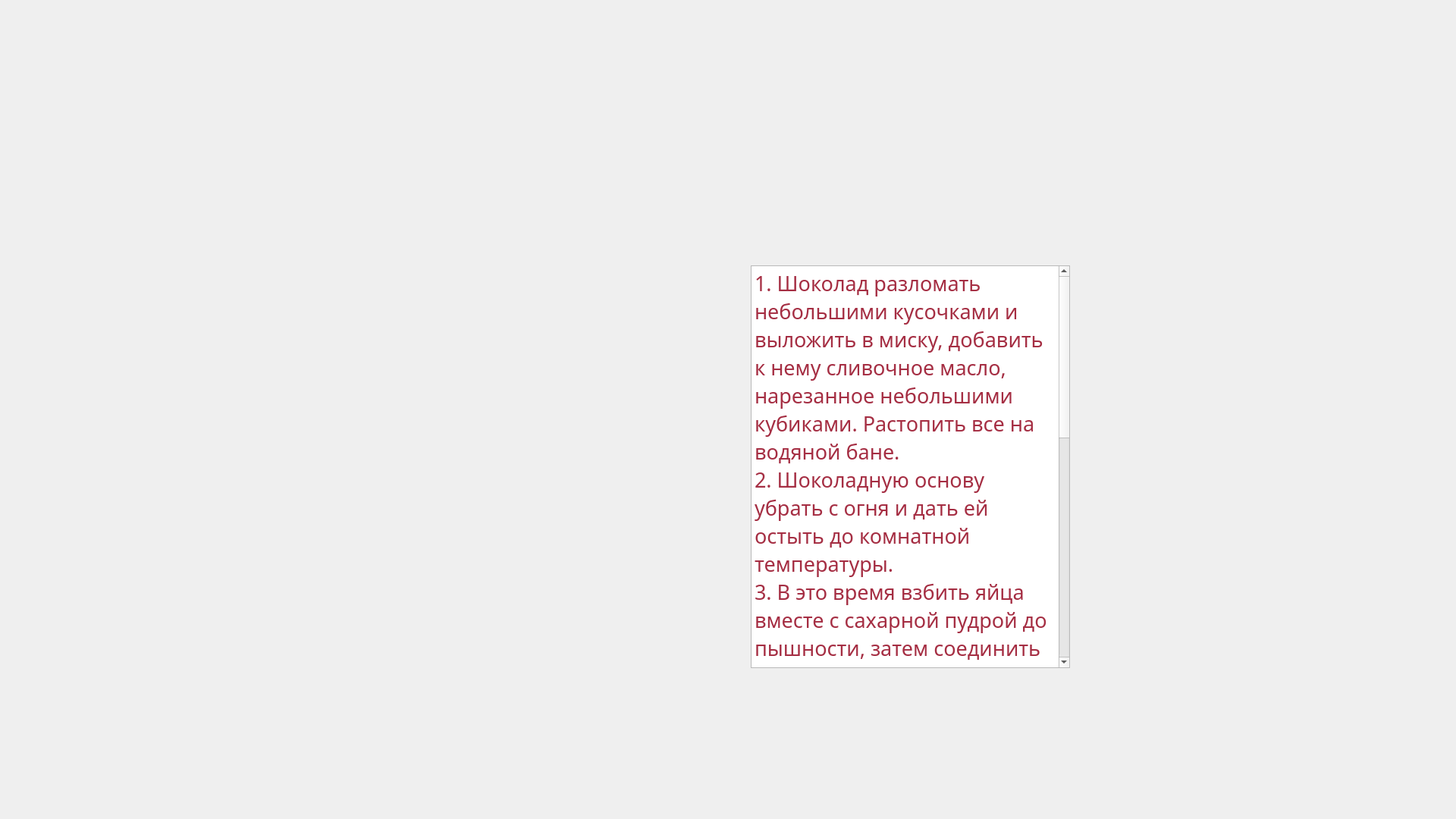
<?xml version="1.0" encoding="UTF-8"?>
<ui version="4.0">
 <class>Form</class>
 <widget class="QWidget" name="Form">
  <property name="geometry">
   <rect>
    <x>0</x>
    <y>0</y>
    <width>1920</width>
    <height>1080</height>
   </rect>
  </property>
  <property name="minimumSize">
   <size>
    <width>1920</width>
    <height>1080</height>
   </size>
  </property>
  <property name="maximumSize">
   <size>
    <width>1920</width>
    <height>1080</height>
   </size>
  </property>
  <property name="font">
   <font>
    <family>Epilepsy Sans</family>
   </font>
  </property>
  <property name="windowTitle">
   <string>Рецепт</string>
  </property>
  <widget class="QPushButton" name="exit_button">
   <property name="geometry">
    <rect>
     <x>1372</x>
     <y>140</y>
     <width>61</width>
     <height>51</height>
    </rect>
   </property>
   <property name="text">
    <string/>
   </property>
   <property name="flat">
    <bool>true</bool>
   </property>
  </widget>
  <widget class="QPlainTextEdit" name="plainTextEdit">
   <property name="geometry">
    <rect>
     <x>990</x>
     <y>350</y>
     <width>421</width>
     <height>531</height>
    </rect>
   </property>
   <property name="palette">
    <palette>
     <active>
      <colorrole role="Text">
       <brush brushstyle="SolidPattern">
        <color alpha="255">
         <red>165</red>
         <green>46</green>
         <blue>67</blue>
        </color>
       </brush>
      </colorrole>
     </active>
     <inactive>
      <colorrole role="Text">
       <brush brushstyle="SolidPattern">
        <color alpha="255">
         <red>165</red>
         <green>46</green>
         <blue>67</blue>
        </color>
       </brush>
      </colorrole>
     </inactive>
     <disabled>
      <colorrole role="Text">
       <brush brushstyle="SolidPattern">
        <color alpha="255">
         <red>120</red>
         <green>120</green>
         <blue>120</blue>
        </color>
       </brush>
      </colorrole>
     </disabled>
    </palette>
   </property>
   <property name="font">
    <font>
     <pointsize>20</pointsize>
    </font>
   </property>
   <property name="tabChangesFocus">
    <bool>false</bool>
   </property>
   <property name="readOnly">
    <bool>true</bool>
   </property>
   <property name="plainText">
    <string>1. Шоколад разломать небольшими кусочками и выложить в миску, добавить к нему сливочное масло, нарезанное небольшими кубиками. Растопить все на водяной бане.
2. Шоколадную основу убрать с огня и дать ей остыть до комнатной температуры. 
3. В это время взбить яйца вместе с сахарной пудрой до пышности, затем соединить её с остывшей шоколадной массой. 
4. В отдельную миску просеять муку вместе с какао, добавить немного соли. 
5. Смешать сухую и жидкую основы, лопаткой перемешать массу до однородности. 
6. Противень или форму для запекания проложить пергаментной бумагой, смоченной водой, и вылить тесто. 
7. Отправить пирожные в разогретую до 180–200 градусов духовку на 25 минут.</string>
   </property>
   <property name="centerOnScroll">
    <bool>false</bool>
   </property>
  </widget>
  <widget class="QLabel" name="label">
   <property name="geometry">
    <rect>
     <x>0</x>
     <y>0</y>
     <width>1920</width>
     <height>1080</height>
    </rect>
   </property>
   <property name="text">
    <string/>
   </property>
   <property name="pixmap">
    <pixmap>brownie.png</pixmap>
   </property>
   <property name="scaledContents">
    <bool>true</bool>
   </property>
  </widget>
  <zorder>label</zorder>
  <zorder>exit_button</zorder>
  <zorder>plainTextEdit</zorder>
 </widget>
 <resources/>
 <connections/>
</ui>
